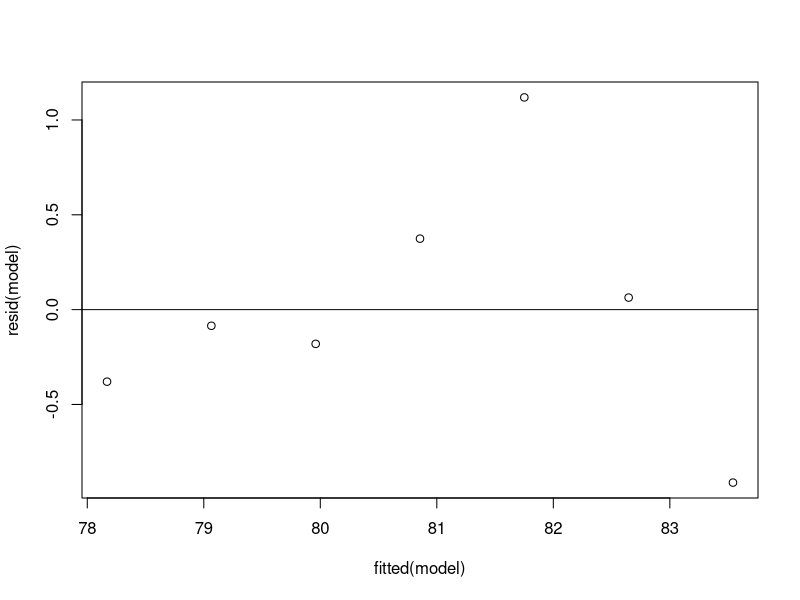
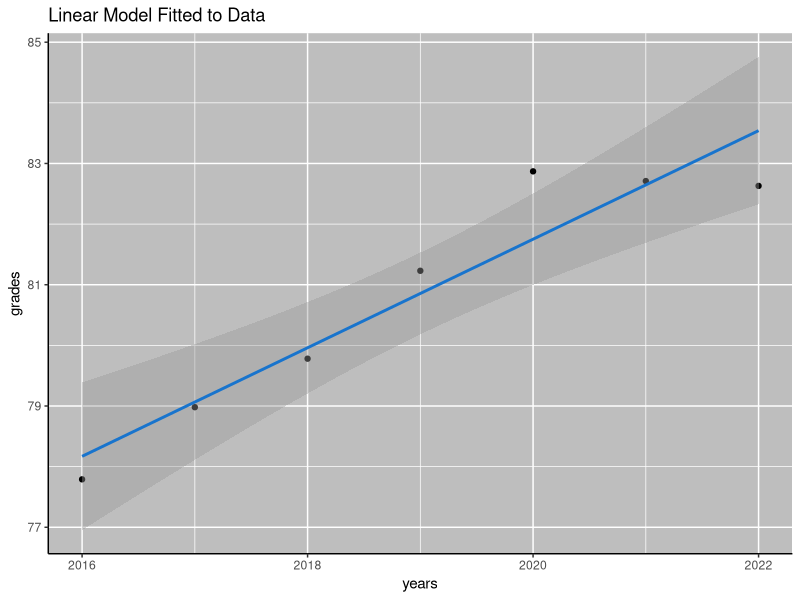

These figures' R source, in order:
install.packages("ggplot2", dependencies=TRUE)
library(ggplot2)

#create data frame
#the 2015 data was removed from grades column as it was an OUTLIER
years <- seq(from = 2016, to = 2022, by = 1)
grades <- c(78.3, 79.4, 80.2, 81.72, 83.53, 82.93,83)

df <- data.frame(years, grades)

#initial plot before optimization
plot <- ggplot(data = df, aes(x = years, y = grades)) +
geom_point() +
stat_smooth(method = "lm", col = "dodgerblue3") +
theme(panel.background = element_rect(fill = "gray"),
axis.line.x=element_line(),
axis.line.y=element_line()) +
ggtitle("Linear Model Fitted to Data")


print("start")

#continously rounding the averages to find the best fit
decrease_err <- function(p) {
    #contiously change the data
    models <- lm(grades ~ years, data=df)

    res <- summary(models)$residuals
    dist <- which(abs(res)>0.5)

    for (i in dist) {
        grades[i] <- grades[i]+p
    }

    df2 <- data.frame(years, grades)
    model3 <- lm(grades ~ years, data=df2)
    return(model3)
}

# print(sqrt(diag(vcov(decrease_err(-0.51)))))

#finding the model with the minimum error
find_min <- function() {
    vec <- seq(-1, 1, by = 0.01)
    res <- c()
    for (v in vec) {
        res <- c(res, sqrt(diag(vcov(decrease_err(v))))[1]+sqrt(diag(vcov(decrease_err(v))))[2])
    }

    return(vec[which.min(res)])
}

#update grades
for (i in 1:length(grades)) {
    grades[i] <- grades[i]+find_min()
}

#prediction
predicted_year <- 2023

df_f <- data.frame(years, grades)
model <- lm(grades ~ years, data=df_f)
pred <- predict(model, data.frame(years=predicted_year))


#final plot
plot_f <- ggplot(data = df_f, aes(x = years, y = grades)) +
geom_point() +
stat_smooth(method = "lm", col = "dodgerblue3") +
theme(panel.background = element_rect(fill = "gray"),
axis.line.x=element_line(),
axis.line.y=element_line()) +
ggtitle("Linear Model Fitted to Data")

result <- paste("Cutoff for year 2023: ", as.character(pred), sep = "")
print(result)
print(plot(fitted(model), resid(model)))
abline(0,0)
print(plot_f)







